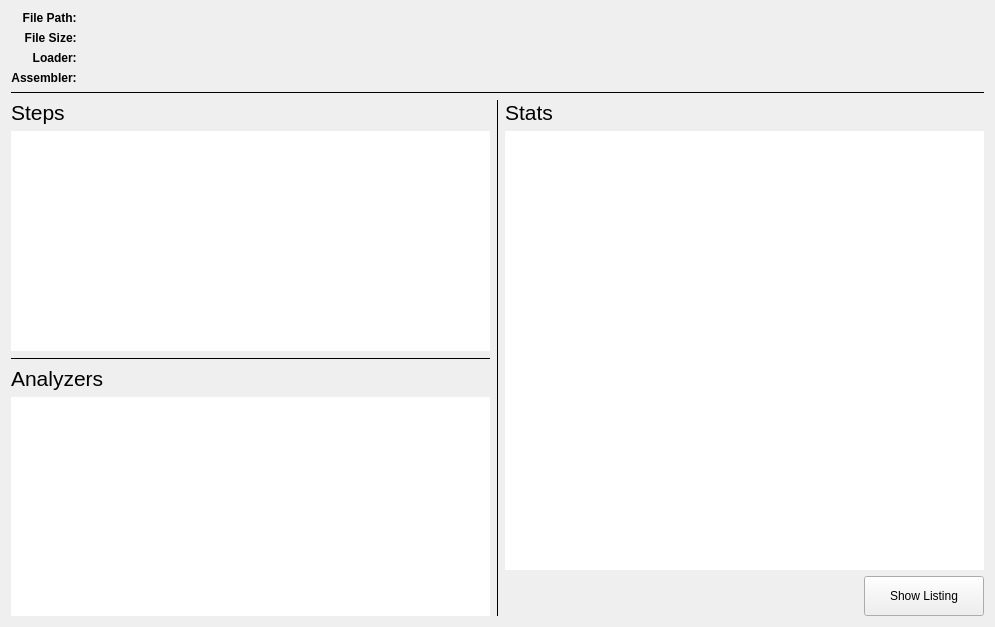
<?xml version="1.0" encoding="UTF-8"?>
<ui version="4.0">
 <class>AnalysisWidget</class>
 <widget class="QWidget" name="AnalysisWidget">
  <property name="geometry">
   <rect>
    <x>0</x>
    <y>0</y>
    <width>995</width>
    <height>627</height>
   </rect>
  </property>
  <property name="windowTitle">
   <string>Form</string>
  </property>
  <layout class="QVBoxLayout" name="verticalLayout_6" stretch="0,0,1">
   <item>
    <layout class="QGridLayout" name="gridLayout" columnstretch="0,1">
     <item row="0" column="0">
      <widget class="QLabel" name="label">
       <property name="font">
        <font>
         <weight>75</weight>
         <bold>true</bold>
        </font>
       </property>
       <property name="text">
        <string>File Path: </string>
       </property>
       <property name="alignment">
        <set>Qt::AlignRight|Qt::AlignTrailing|Qt::AlignVCenter</set>
       </property>
      </widget>
     </item>
     <item row="2" column="1">
      <widget class="QLabel" name="lblLoader">
       <property name="text">
        <string/>
       </property>
      </widget>
     </item>
     <item row="1" column="1">
      <widget class="QLabel" name="lblFileSize">
       <property name="text">
        <string/>
       </property>
      </widget>
     </item>
     <item row="1" column="0">
      <widget class="QLabel" name="label_2">
       <property name="font">
        <font>
         <weight>75</weight>
         <bold>true</bold>
        </font>
       </property>
       <property name="text">
        <string>File Size: </string>
       </property>
       <property name="alignment">
        <set>Qt::AlignRight|Qt::AlignTrailing|Qt::AlignVCenter</set>
       </property>
      </widget>
     </item>
     <item row="3" column="0">
      <widget class="QLabel" name="label_4">
       <property name="font">
        <font>
         <weight>75</weight>
         <bold>true</bold>
        </font>
       </property>
       <property name="text">
        <string>Assembler: </string>
       </property>
       <property name="alignment">
        <set>Qt::AlignRight|Qt::AlignTrailing|Qt::AlignVCenter</set>
       </property>
      </widget>
     </item>
     <item row="3" column="1">
      <widget class="QLabel" name="lblAssembler">
       <property name="text">
        <string/>
       </property>
      </widget>
     </item>
     <item row="0" column="1">
      <widget class="QLabel" name="lblFilePath">
       <property name="text">
        <string/>
       </property>
      </widget>
     </item>
     <item row="2" column="0">
      <widget class="QLabel" name="label_3">
       <property name="font">
        <font>
         <weight>75</weight>
         <bold>true</bold>
        </font>
       </property>
       <property name="text">
        <string>Loader: </string>
       </property>
       <property name="alignment">
        <set>Qt::AlignRight|Qt::AlignTrailing|Qt::AlignVCenter</set>
       </property>
      </widget>
     </item>
    </layout>
   </item>
   <item>
    <widget class="Line" name="line_2">
     <property name="frameShadow">
      <enum>QFrame::Plain</enum>
     </property>
     <property name="orientation">
      <enum>Qt::Horizontal</enum>
     </property>
    </widget>
   </item>
   <item>
    <layout class="QHBoxLayout" name="horizontalLayout_2">
     <item>
      <layout class="QVBoxLayout" name="verticalLayout_4">
       <item>
        <layout class="QVBoxLayout" name="verticalLayout_2">
         <item>
          <widget class="QLabel" name="label_5">
           <property name="font">
            <font>
             <pointsize>16</pointsize>
            </font>
           </property>
           <property name="text">
            <string>Steps</string>
           </property>
          </widget>
         </item>
         <item>
          <widget class="QListView" name="lvSteps">
           <property name="font">
            <font>
             <pointsize>12</pointsize>
            </font>
           </property>
           <property name="frameShape">
            <enum>QFrame::NoFrame</enum>
           </property>
           <property name="editTriggers">
            <set>QAbstractItemView::NoEditTriggers</set>
           </property>
           <property name="selectionMode">
            <enum>QAbstractItemView::NoSelection</enum>
           </property>
           <property name="selectionBehavior">
            <enum>QAbstractItemView::SelectRows</enum>
           </property>
           <property name="uniformItemSizes">
            <bool>true</bool>
           </property>
          </widget>
         </item>
        </layout>
       </item>
       <item>
        <widget class="Line" name="line_4">
         <property name="frameShadow">
          <enum>QFrame::Plain</enum>
         </property>
         <property name="orientation">
          <enum>Qt::Horizontal</enum>
         </property>
        </widget>
       </item>
       <item>
        <layout class="QVBoxLayout" name="verticalLayout">
         <item>
          <widget class="QLabel" name="label_6">
           <property name="font">
            <font>
             <pointsize>16</pointsize>
            </font>
           </property>
           <property name="text">
            <string>Analyzers</string>
           </property>
          </widget>
         </item>
         <item>
          <widget class="QListView" name="lvAnalyzers">
           <property name="font">
            <font>
             <pointsize>12</pointsize>
            </font>
           </property>
           <property name="frameShape">
            <enum>QFrame::NoFrame</enum>
           </property>
           <property name="editTriggers">
            <set>QAbstractItemView::NoEditTriggers</set>
           </property>
           <property name="selectionMode">
            <enum>QAbstractItemView::NoSelection</enum>
           </property>
           <property name="selectionBehavior">
            <enum>QAbstractItemView::SelectRows</enum>
           </property>
           <property name="uniformItemSizes">
            <bool>true</bool>
           </property>
          </widget>
         </item>
        </layout>
       </item>
      </layout>
     </item>
     <item>
      <widget class="Line" name="line_3">
       <property name="frameShadow">
        <enum>QFrame::Plain</enum>
       </property>
       <property name="orientation">
        <enum>Qt::Vertical</enum>
       </property>
      </widget>
     </item>
     <item>
      <layout class="QVBoxLayout" name="verticalLayout_5">
       <item>
        <layout class="QVBoxLayout" name="verticalLayout_3">
         <item>
          <widget class="QLabel" name="label_7">
           <property name="font">
            <font>
             <pointsize>16</pointsize>
            </font>
           </property>
           <property name="text">
            <string>Stats</string>
           </property>
          </widget>
         </item>
         <item>
          <widget class="QTableView" name="tbvStats">
           <property name="font">
            <font>
             <pointsize>12</pointsize>
            </font>
           </property>
           <property name="frameShape">
            <enum>QFrame::NoFrame</enum>
           </property>
           <property name="editTriggers">
            <set>QAbstractItemView::NoEditTriggers</set>
           </property>
           <property name="selectionMode">
            <enum>QAbstractItemView::NoSelection</enum>
           </property>
           <property name="selectionBehavior">
            <enum>QAbstractItemView::SelectRows</enum>
           </property>
           <property name="showGrid">
            <bool>false</bool>
           </property>
           <property name="wordWrap">
            <bool>false</bool>
           </property>
           <property name="cornerButtonEnabled">
            <bool>false</bool>
           </property>
           <attribute name="horizontalHeaderVisible">
            <bool>false</bool>
           </attribute>
           <attribute name="verticalHeaderVisible">
            <bool>false</bool>
           </attribute>
          </widget>
         </item>
        </layout>
       </item>
       <item>
        <layout class="QHBoxLayout" name="horizontalLayout">
         <item>
          <spacer name="horizontalSpacer">
           <property name="orientation">
            <enum>Qt::Horizontal</enum>
           </property>
           <property name="sizeHint" stdset="0">
            <size>
             <width>40</width>
             <height>20</height>
            </size>
           </property>
          </spacer>
         </item>
         <item>
          <widget class="QPushButton" name="pbShowListing">
           <property name="minimumSize">
            <size>
             <width>120</width>
             <height>40</height>
            </size>
           </property>
           <property name="text">
            <string>Show Listing</string>
           </property>
           <property name="flat">
            <bool>false</bool>
           </property>
          </widget>
         </item>
        </layout>
       </item>
      </layout>
     </item>
    </layout>
   </item>
  </layout>
 </widget>
 <resources/>
 <connections/>
</ui>
